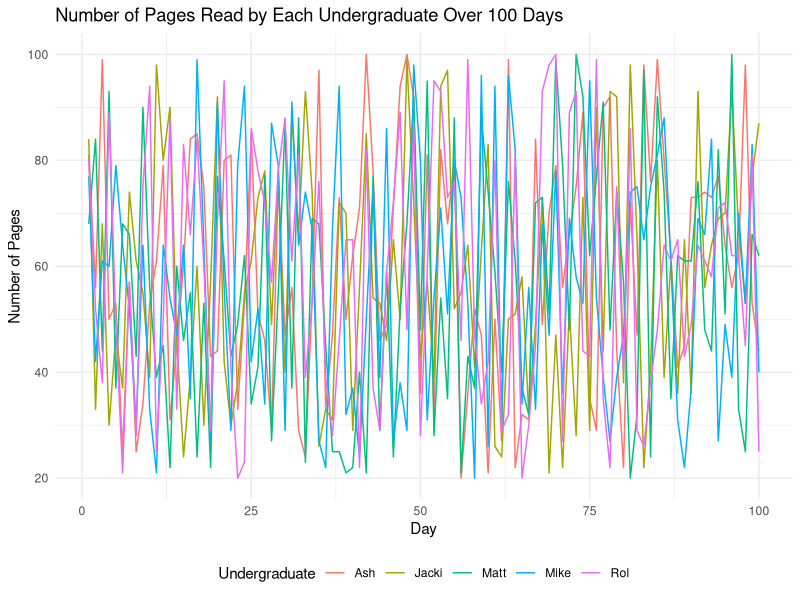

Generate this figure with R:
# Set seed for reproducibility
set.seed(42)

# Generate random number of pages for each undergraduate independently
matt_pages <- sample(20:100, 100, replace = TRUE)
ash_pages <- sample(20:100, 100, replace = TRUE)
jacki_pages <- sample(20:100, 100, replace = TRUE)
rol_pages <- sample(20:100, 100, replace = TRUE)
mike_pages <- sample(20:100, 100, replace = TRUE)

# Create a data frame
reading_data <- data.frame(
  Day = 1:100,
  Matt = matt_pages,
  Ash = ash_pages,
  Jacki = jacki_pages,
  Rol = rol_pages,
  Mike = mike_pages
)

# Print the first few rows of the data frame
head(reading_data)

# Test 1: Verify the number of days (rows)
test_number_of_days <- nrow(reading_data) == 100

# Test 2: Check for the correct number of undergraduates (columns)
test_number_of_undergrads <- ncol(reading_data) == 6  # 5 undergraduates + 1 day column

# Test 3: Check for missing values
test_no_missing_values <- all(complete.cases(reading_data))

# Test 4: Ensure readings are within expected limits (e.g., 20 pages to 100 pages)
test_readings_range <- all(reading_data$Matt >= 20 & reading_data$Matt <= 100) &&
  all(reading_data$Ash >= 20 & reading_data$Ash <= 100) &&
  all(reading_data$Jacki >= 20 & reading_data$Jacki <= 100) &&
  all(reading_data$Rol >= 20 & reading_data$Rol <= 100) &&
  all(reading_data$Mike >= 20 & reading_data$Mike <= 100)

# Test 5: Verify the 'Day' column contains a sequence from 1 to 100
test_day_sequence <- identical(reading_data$Day, 1:100)

# Print the results
results <- list(
  test_number_of_days = test_number_of_days,
  test_number_of_undergrads = test_number_of_undergrads,
  test_no_missing_values = test_no_missing_values,
  test_readings_range = test_readings_range,
  test_day_sequence = test_day_sequence
)

print(results)

# Build the graph
library(ggplot2)

# Convert data from wide to long format for plotting
reading_data_long <- tidyr::gather(reading_data, key = "Undergraduate", value = "Pages", -Day)

# Use ggplot2 to create a line plot
ggplot(reading_data_long, aes(x = Day, y = Pages, color = Undergraduate, group = Undergraduate)) +
  geom_line() +
  labs(title = "Number of Pages Read by Each Undergraduate Over 100 Days",
       x = "Day",
       y = "Number of Pages") +
  theme_minimal() +
  theme(legend.position = "bottom")